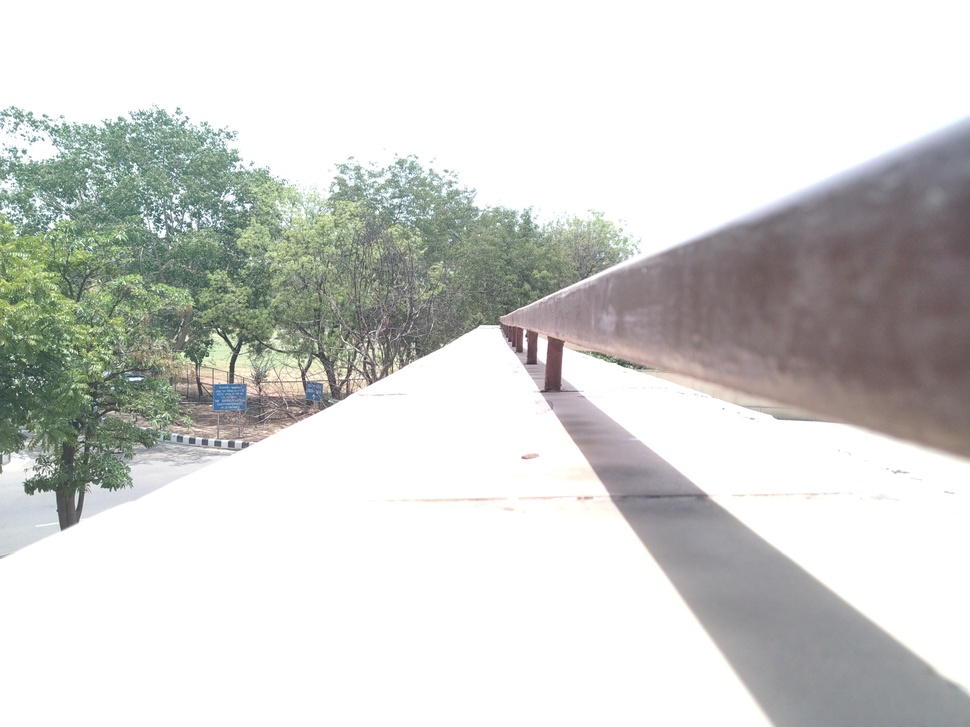
#> input picture FJCamera/FJIMG_20190613_125630.jpg, 970 x 727 px, shrunk from 4000 x 3000 before the run, found by its file name
$ jupyter execute --allow-errors PLOT_FOR_HDR.ipynb
#> lines starting #> are read from the running program, lines starting #| are printed output that depends on the picture
<a href="https://colab.research.google.com/github/harshitadd/Celestini/blob/master/PLOT_FOR_HDR.ipynb" target="_parent"></a>

[cell 1]
import numpy as np
import cv2 as cv
import matplotlib.pyplot as plt

[cell 2]
img_list = ['FJIMG_20190613_125630.jpg','FJIMG_20190613_125638.jpg','FJIMG_20190613_125645.jpg','FJIMG_20190613_125652.jpg']
images=[]
for im in img_list:
    images.append(cv.imread(im))
#> pass 2 of the loop `for im in img_list:`:
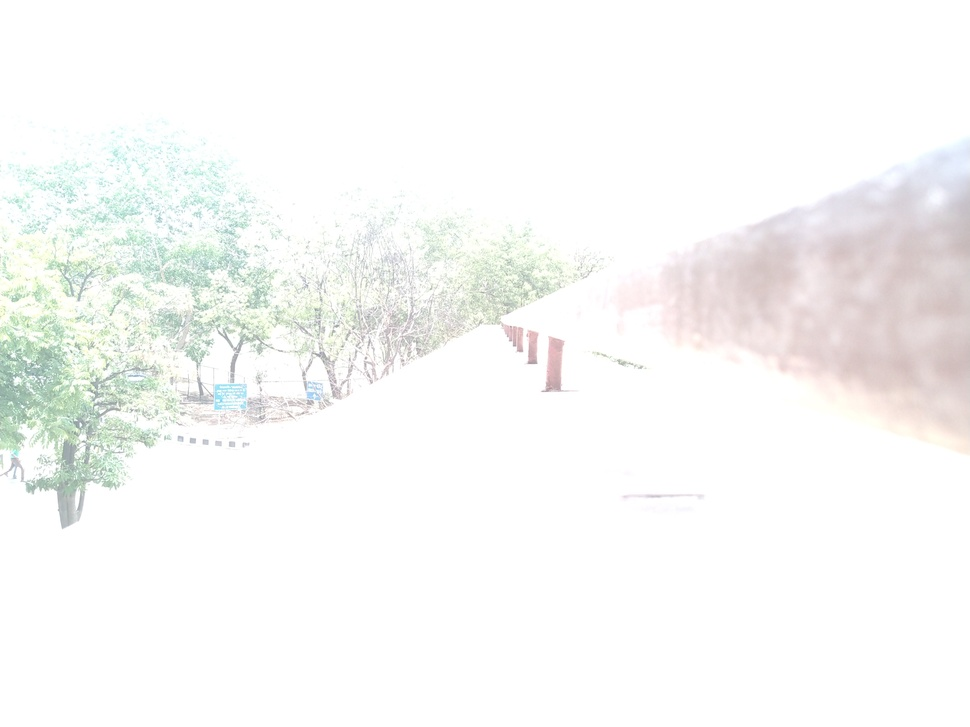
#> input picture FJCamera/FJIMG_20190613_125638.jpg, 970 x 727 px, shrunk from 4000 x 3000 before the run, found by its file name

exposure_times = np.array([1/1250.0,1/320.0,1/5140.0,1/8411.0], dtype=np.float32)
#> exposure_times = [0.0008, 0.00313, 0.000195, 0.000119]
#print(np.shape(images))


cal_debevec = cv.createCalibrateDebevec()
crf_debevec = cal_debevec.process(images,times=exposure_times)

# [9 lines of commented-out code are left out]


p = np.arange(0,256)
b=[]
g=[]
r=[]
for i in range(0,256,1):
    b.append(crf_debevec[i][0][0])
    g.append(crf_debevec[i][0][1])
    r.append(crf_debevec[i][0][2])


plt.plot(p,b)
plt.plot(p,g)
plt.plot(p,r)

f , ax = plt.subplots(1,4,figsize = (30,10))
ax[0].plot(p,b)
ax[1].plot(p,g)
ax[2].plot(p,g)

channel = [b,g,r]

for i in channel:
    ax[3].plot(p,i)

# print(max(b),min(b))
# print(max(g),min(g))
# print(max(r),min(r))
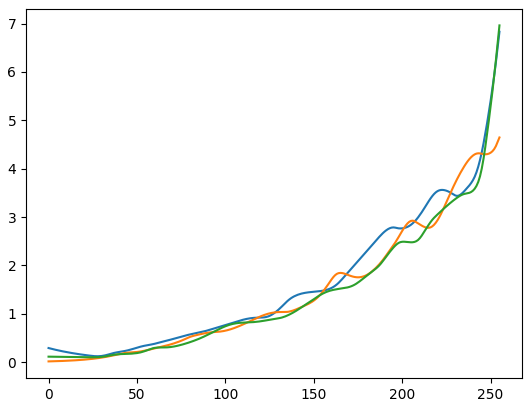
#> figure drawn by matplotlib, 1 panel; curve peaks at x = 255, y = 6.83; curve peaks at x = 255, y = 4.64; curve peaks at x = 255, y = 6.96
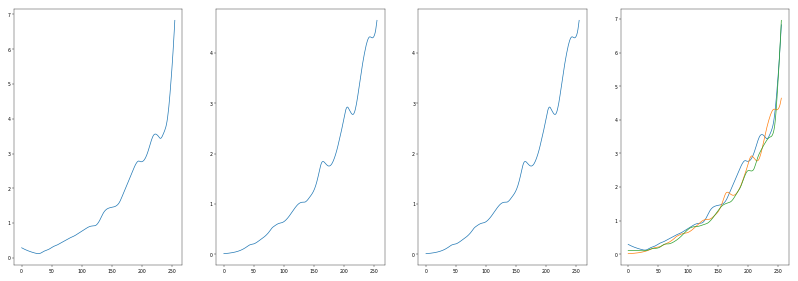
#> figure drawn by matplotlib, 4 panels; panel 1: curve peaks at x = 255, y = 6.83; panel 2: curve peaks at x = 255, y = 4.64; panel 3: curve peaks at x = 255, y = 4.64; panel 4: curve peaks at x = 255, y = 6.83

#> (a cell that did not finish here is left out)

#> (a cell that did not finish here is left out)

[cell 5]
images=[]
img_list=['FJIMG_20190613_155839.jpg','FJIMG_20190613_155847.jpg','FJIMG_20190613_155856.jpg','FJIMG_20190613_155904.jpg','FJIMG_20190613_155918.jpg','FJIMG_20190613_155924.jpg']
for im in img_list:
    images.append(cv.imread(im))
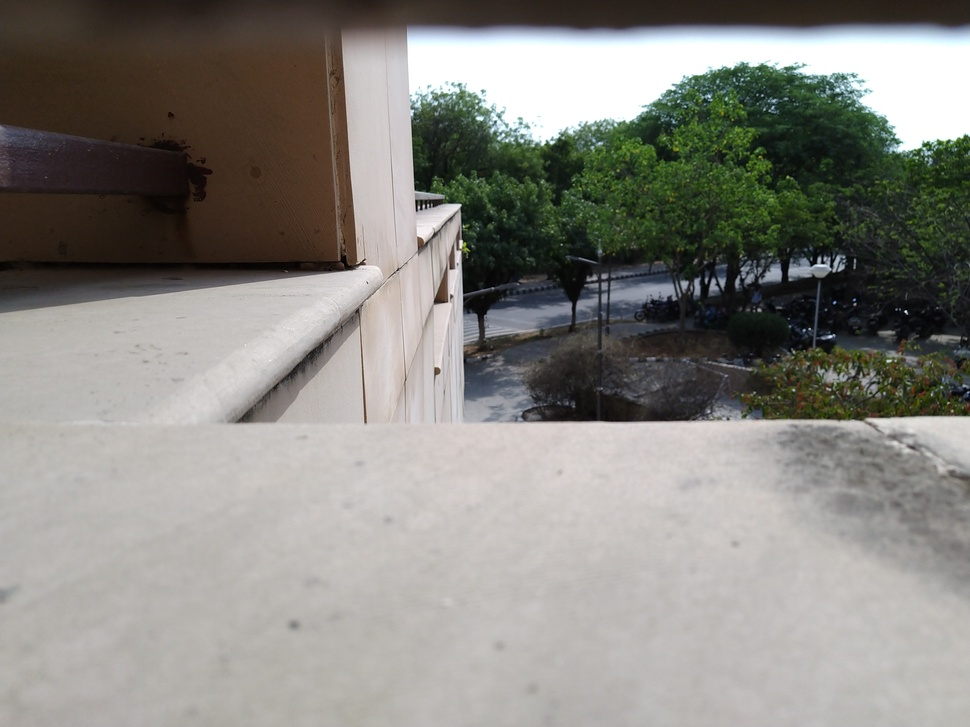
#> input picture FJCamera/FJIMG_20190613_155839.jpg, 970 x 727 px, shrunk from 4000 x 3000 before the run, found by its file name
#> pass 2 of the loop `for im in img_list:`:
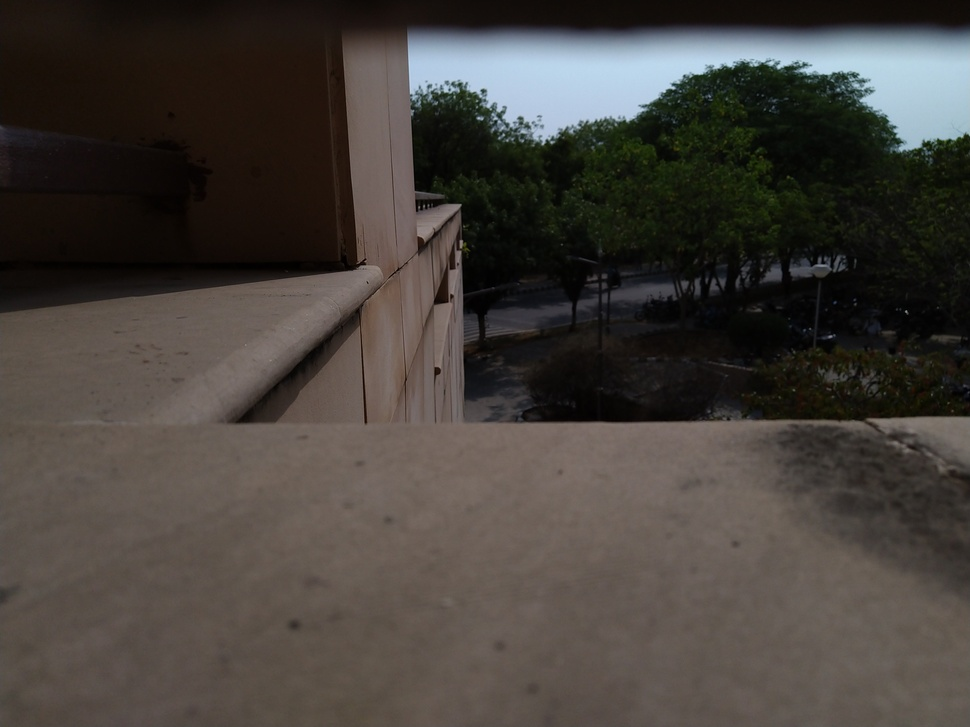
#> input picture FJCamera/FJIMG_20190613_155847.jpg, 970 x 727 px, shrunk from 4000 x 3000 before the run, found by its file name

#> (the rest of this cell did not finish here and is left out)

[cell 6]
#PLOT FOR 3RD IMAGE


images=[]
#> images = []
img_list=['FJIMG_20190613_160110.jpg','FJIMG_20190613_160114.jpg','FJIMG_20190613_160120.jpg','FJIMG_20190613_160128.jpg','FJIMG_20190613_160204.jpg','FJIMG_20190613_160216.jpg','FJIMG_20190613_160218.jpg','FJIMG_20190613_160220.jpg','FJIMG_20190613_160222.jpg','FJIMG_20190613_160224.jpg','FJIMG_20190613_160226.jpg','FJIMG_20190613_160228.jpg','FJIMG_20190613_160232.jpg','FJIMG_20190613_160241.jpg']
for im in img_list:
    images.append(cv.imread(im))
#> pass 2 of the loop `for im in img_list:`:

print(len(img_list))

print(np.shape(images))
#| (14,)
exposure_times = np.array([1/4023.0,1/2501.0,1/1250.0,1/1000.0,1/640.0,1/320.0,1/240.0,1/160.0,1/150.0,1/125.0,1/100.0,1/80.0,1/60.0,1/50.0], dtype=np.float32)
#print(np.shape(images))

print(len(exposure_times))

cal_debevec = cv.createCalibrateDebevec()
#> (the rest of this cell did not finish here and is left out)
